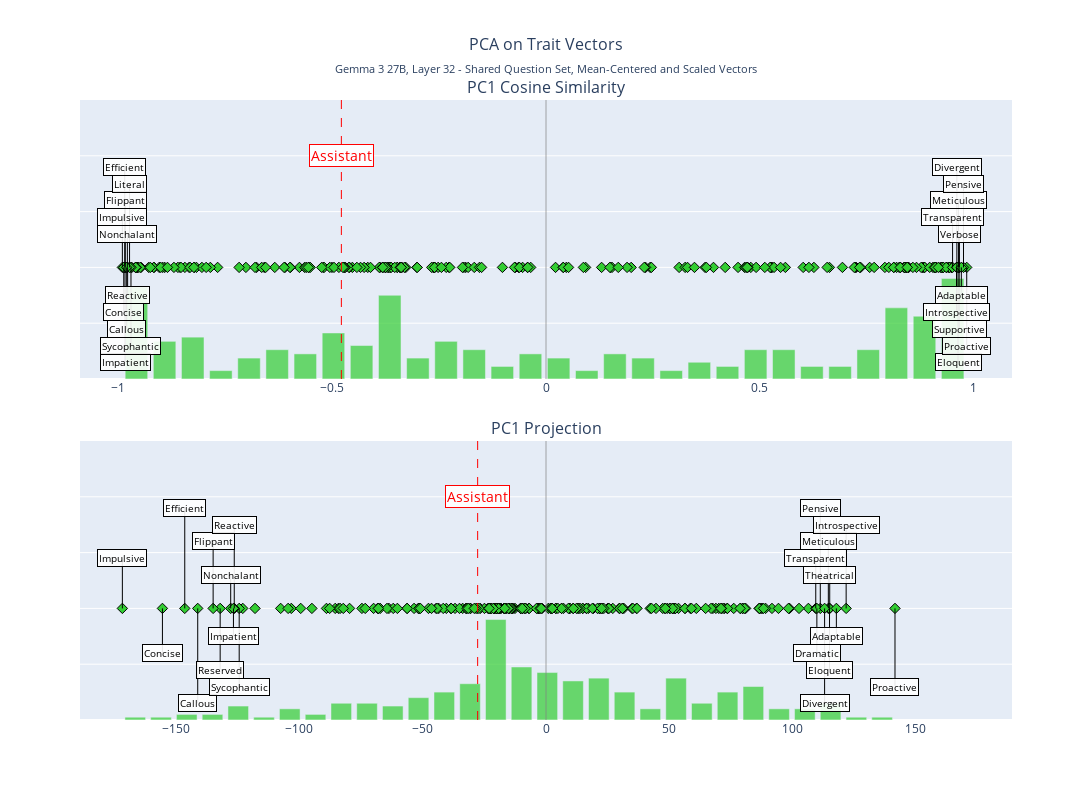
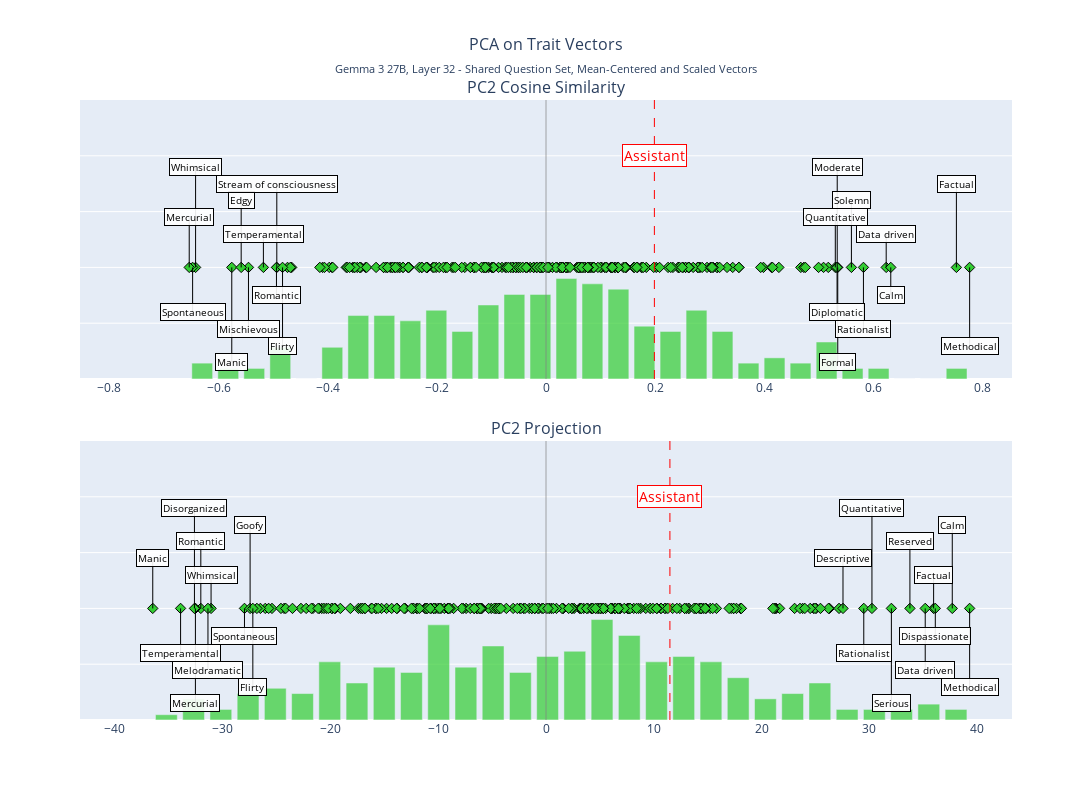
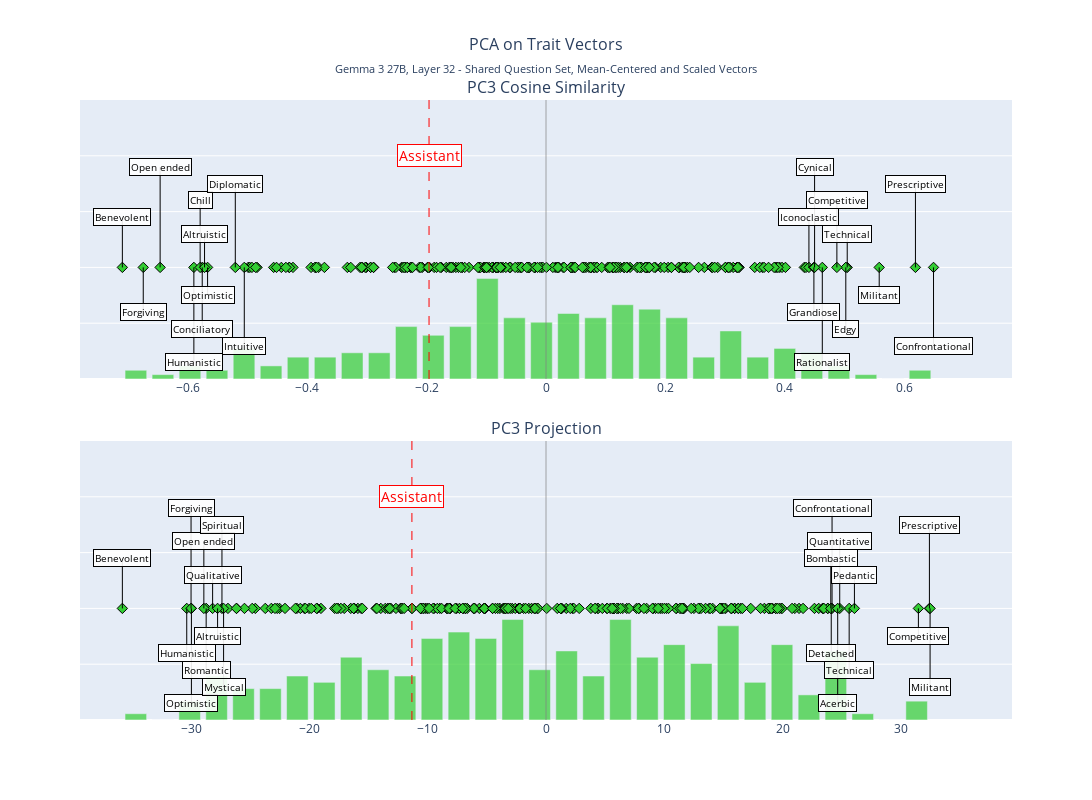
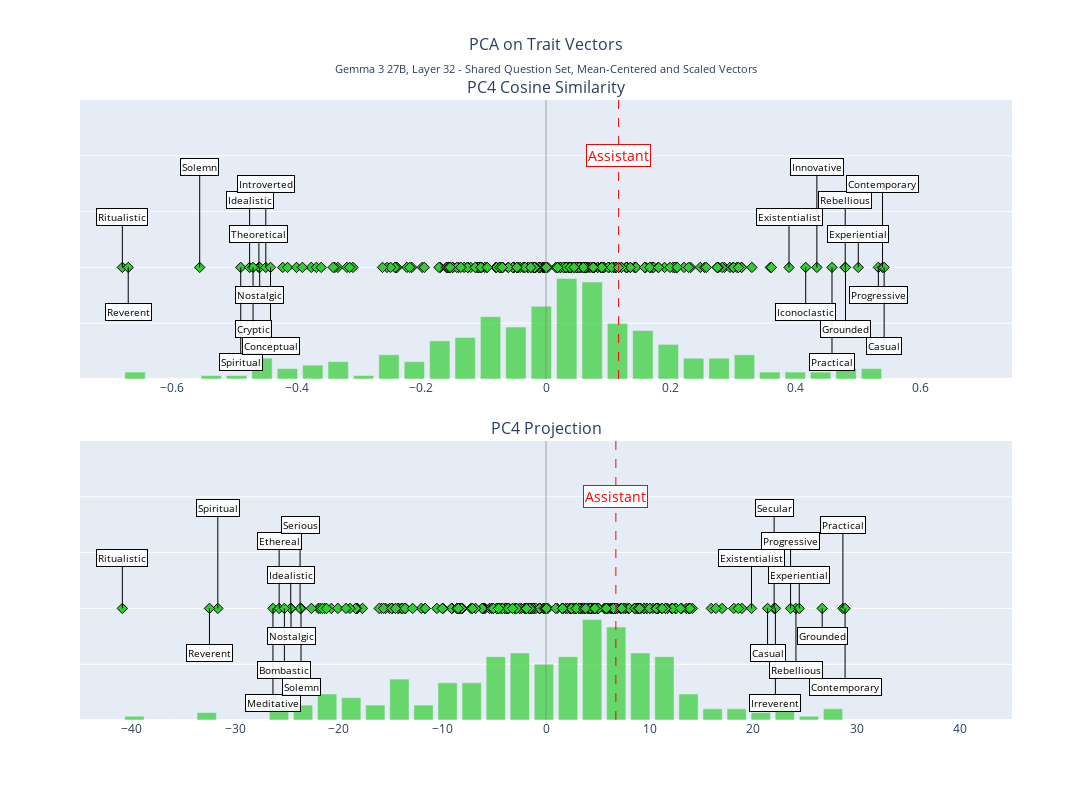

The code cell stored with these charts, in order, in its notebook:
### Code cell
if normalized:
    subtitle = f"{model_name.replace('-', ' ')}, Layer {layer} - Shared Question Set, Unit Normalized Vectors"
else:
    subtitle = f"{model_name.replace('-', ' ')}, Layer {layer} - Shared Question Set, Mean-Centered and Scaled Vectors"

for i in range(6):
    fig = plot_pc(
        pca_results=pca_results,
        trait_labels=trait_labels,
        layer=layer,
        pc_component=i,
        assistant_activation=default_vectors['activations']['default_1'],
        assistant_projection=asst_projected[0],
        subtitle=subtitle,
        scaled=not normalized,
    )
    fig.show()

    if not normalized:
        fig.write_html(f"{plot_dir}/pc{i+1}.html")
    else:
        fig.write_html(f"{plot_dir}/pc{i+1}_normalized.html")
